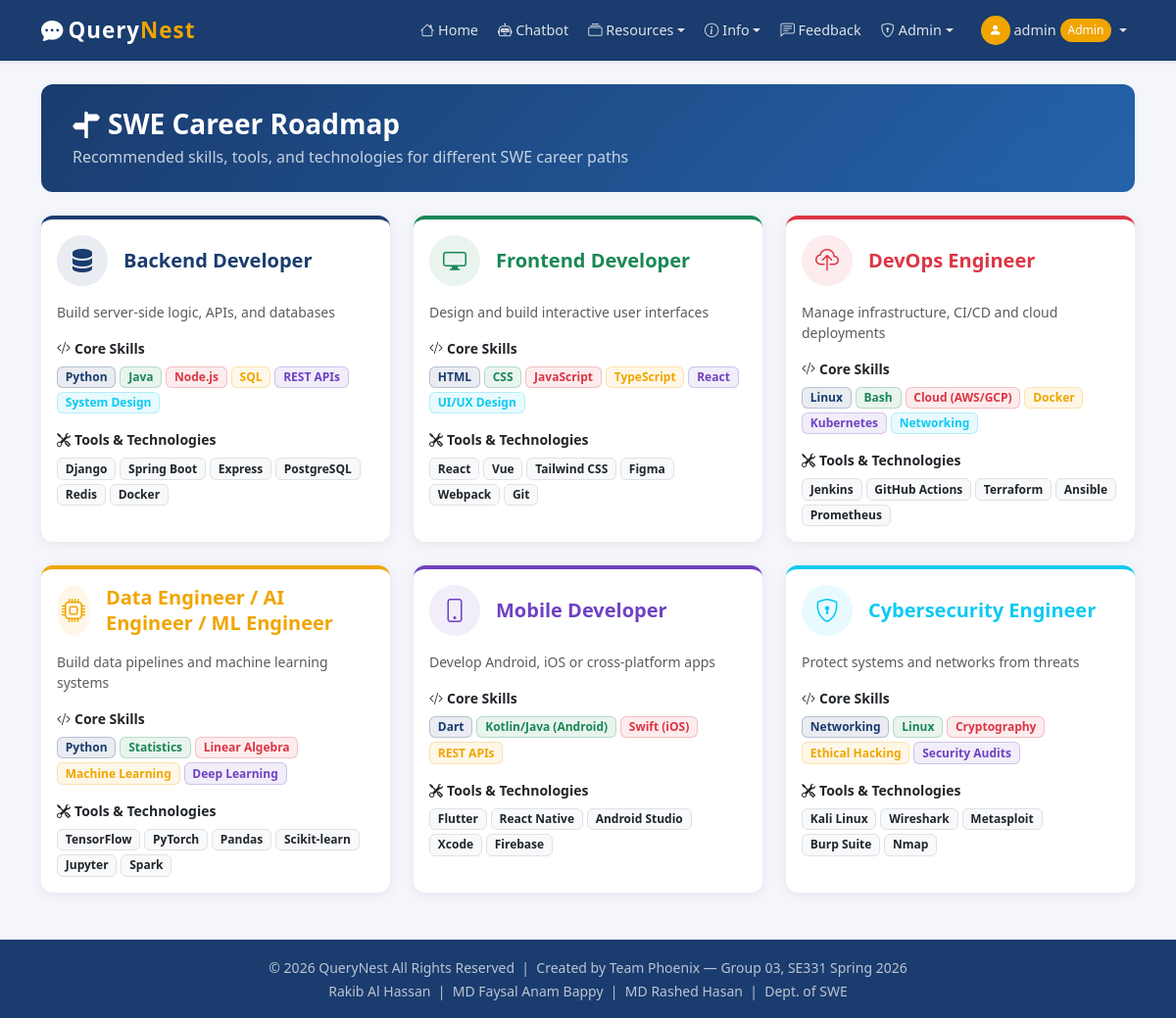
/career (signed in), run on the app's committed database.
### tables this page shows
CREATE TABLE career_paths (
            path_id      INTEGER PRIMARY KEY AUTOINCREMENT,
            title        TEXT NOT NULL,
            description  TEXT,
            skills       TEXT,
            tools        TEXT,
            icon         TEXT
        );

### app.py (the view)
@app.route('/career')
@login_required
def career():
    conn  = get_db()
    paths = conn.execute("SELECT * FROM career_paths").fetchall()
    conn.close()
    return render_template('career.html', paths=paths)

### app.py (called while the page is built)
def get_db():
    conn = sqlite3.connect(DB_PATH)
    conn.row_factory = sqlite3.Row
    return conn

def login_required(f):
    @wraps(f)
    def decorated(*args, **kwargs):
        if 'user_id' not in session:
            flash('Please log in first.', 'warning')
            return redirect(url_for('login'))
        return f(*args, **kwargs)
    return decorated

### templates/career.html (shortened to what this page needs)
{% extends "base.html" %}
{% block content %}
<div class="page-header">
  <h3 class="fw-bold mb-1"><i class="bi bi-signpost-split-fill me-2"></i>SWE Career Roadmap</h3>
  <p class="mb-0 opacity-75">Recommended skills, tools, and technologies for different SWE career paths</p>
</div>
<div class="row g-4">
  {% set path_colors = ['#1a3c6e','#198754','#dc3545','#f0a500','#6f42c1','#0dcaf0'] %}
  {% for path in paths %}
  <div class="col-md-6 col-lg-4">
    <div class="card h-100" style="border-top:4px solid {{ path_colors[loop.index0 % 6] }};">
      <div class="card-body">
        <div class="d-flex align-items-center gap-3 mb-3">
          <div class="rounded-circle d-flex align-items-center justify-content-center"
               style="width:52px;height:52px;background:{{ path_colors[loop.index0 % 6] }}18;
                      color:{{ path_colors[loop.index0 % 6] }};">
            <i class="bi {{ path.icon }} fs-4"></i>
          </div>
          <h5 class="fw-bold mb-0" style="color:{{ path_colors[loop.index0 % 6] }};word-break:break-word;line-height:1.3;">{{ path.title }}</h5>
        </div>
        <p class="text-muted small mb-3">{{ path.description }}</p>
        <div class="mb-3">
          <div class="fw-semibold small mb-2"><i class="bi bi-code-slash me-1"></i>Core Skills</div>
          <div class="d-flex flex-wrap gap-1">
            {% for skill in path.skills.split(',') %}
            <span class="badge" style="background:{{ path_colors[loop.index0 % 6] }}18;
                                       color:{{ path_colors[loop.index0 % 6] }};
                                       border:1px solid {{ path_colors[loop.index0 % 6] }}40;">
              {{ skill.strip() }}
            </span>
            {% endfor %}
          </div>
        </div>
        <div>
          <div class="fw-semibold small mb-2"><i class="bi bi-tools me-1"></i>Tools & Technologies</div>
          <div class="d-flex flex-wrap gap-1">
            {% for tool in path.tools.split(',') %}
            <span class="badge bg-light text-dark border small">{{ tool.strip() }}</span>
            {% endfor %}
          </div>
        </div>
      </div>
    </div>
  </div>
  {% endfor %}
</div>
{% endblock %}

### templates/base.html (style rules this page uses)
:root { --primary:#1a3c6e; --accent:#f0a500; }
body { background:#f4f6fb; font-family:'Segoe UI',sans-serif; }
.card { border:none; border-radius:12px; box-shadow:0 2px 12px rgba(0,0,0,.07); }
.page-header { background:linear-gradient(135deg,#1a3c6e,#2563ab); color:#fff; border-radius:12px; padding:1.5rem 2rem; margin-bottom:1.5rem; }

### data on the page
career_paths: title "Backend Developer", description "Build server-side logic, APIs, and databases", strip "Python" "Java" "Node.js" "SQL" "REST APIs" "System Design", strip "Django" "Spring Boot" "Express" "PostgreSQL" "Redis" "Docker"
career_paths: title "Frontend Developer", description "Design and build interactive user interfaces", strip "HTML" "CSS" "JavaScript" "TypeScript" "React" "UI/UX Design", strip "React" "Vue" "Tailwind CSS" "Figma" "Webpack" "Git"
career_paths: title "DevOps Engineer", description "Manage infrastructure, CI/CD and cloud deployments", strip "Linux" "Bash" "Cloud (AWS/GCP)" "Docker" "Kubernetes" "Networking", strip "Jenkins" "GitHub Actions" "Terraform" "Ansible" "Prometheus"
career_paths: title "Data Engineer / AI Engineer / ML Engineer", description "Build data pipelines and machine learning systems", strip "Python" "Statistics" "Linear Algebra" "Machine Learning" "Deep Learning", strip "TensorFlow" "PyTorch" "Pandas" "Scikit-learn" "Jupyter" "Spark"
career_paths: title "Mobile Developer", description "Develop Android, iOS or cross-platform apps", strip "Dart" "Kotlin/Java (Android)" "Swift (iOS)" "REST APIs", strip "Flutter" "React Native" "Android Studio" "Xcode" "Firebase"
career_paths: title "Cybersecurity Engineer", description "Protect systems and networks from threats", strip "Networking" "Linux" "Cryptography" "Ethical Hacking" "Security Audits", strip "Kali Linux" "Wireshark" "Metasploit" "Burp Suite" "Nmap"

### other printed values
{{ session.user_name }} "admin"
